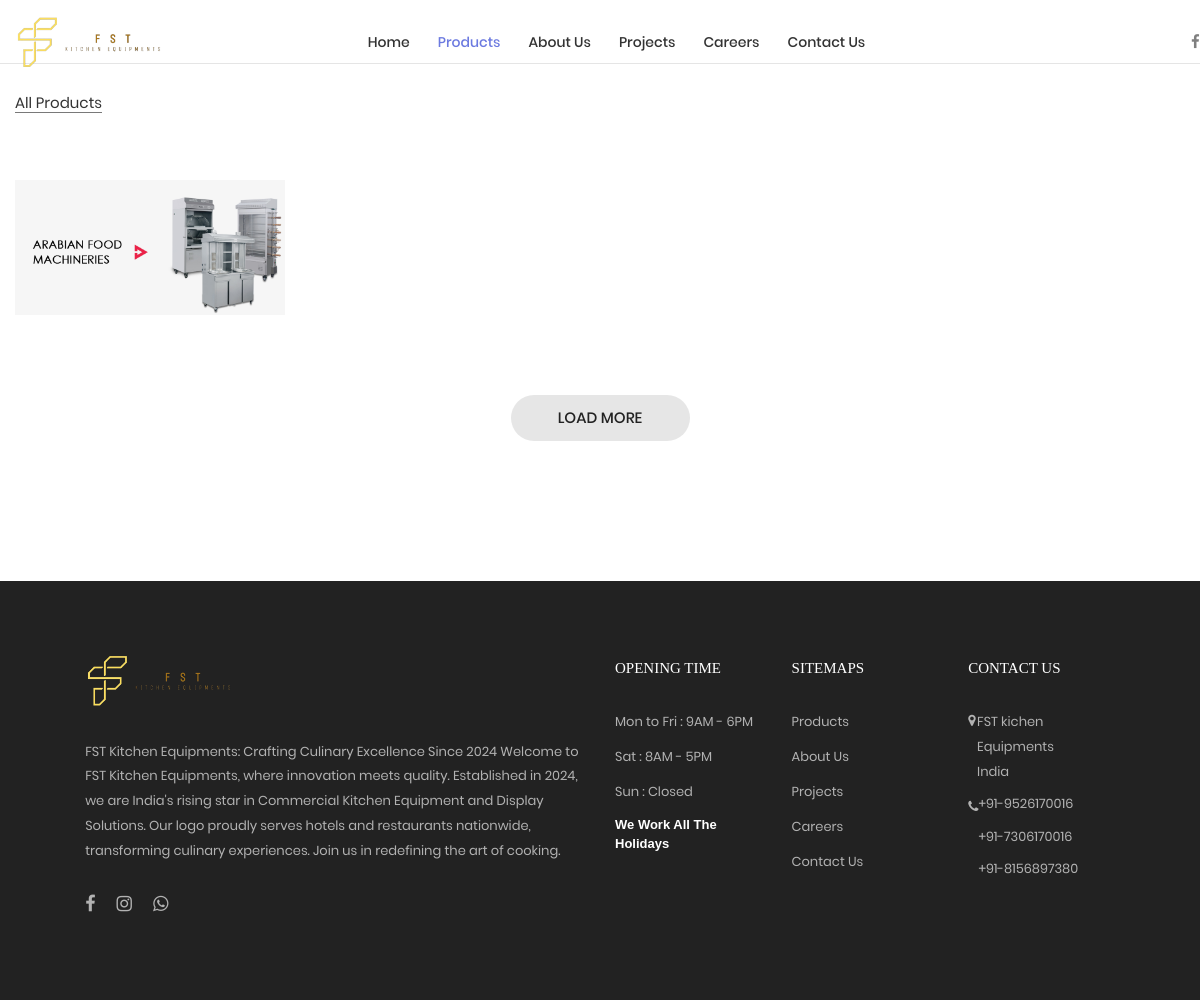
The app's page /category/, older data.
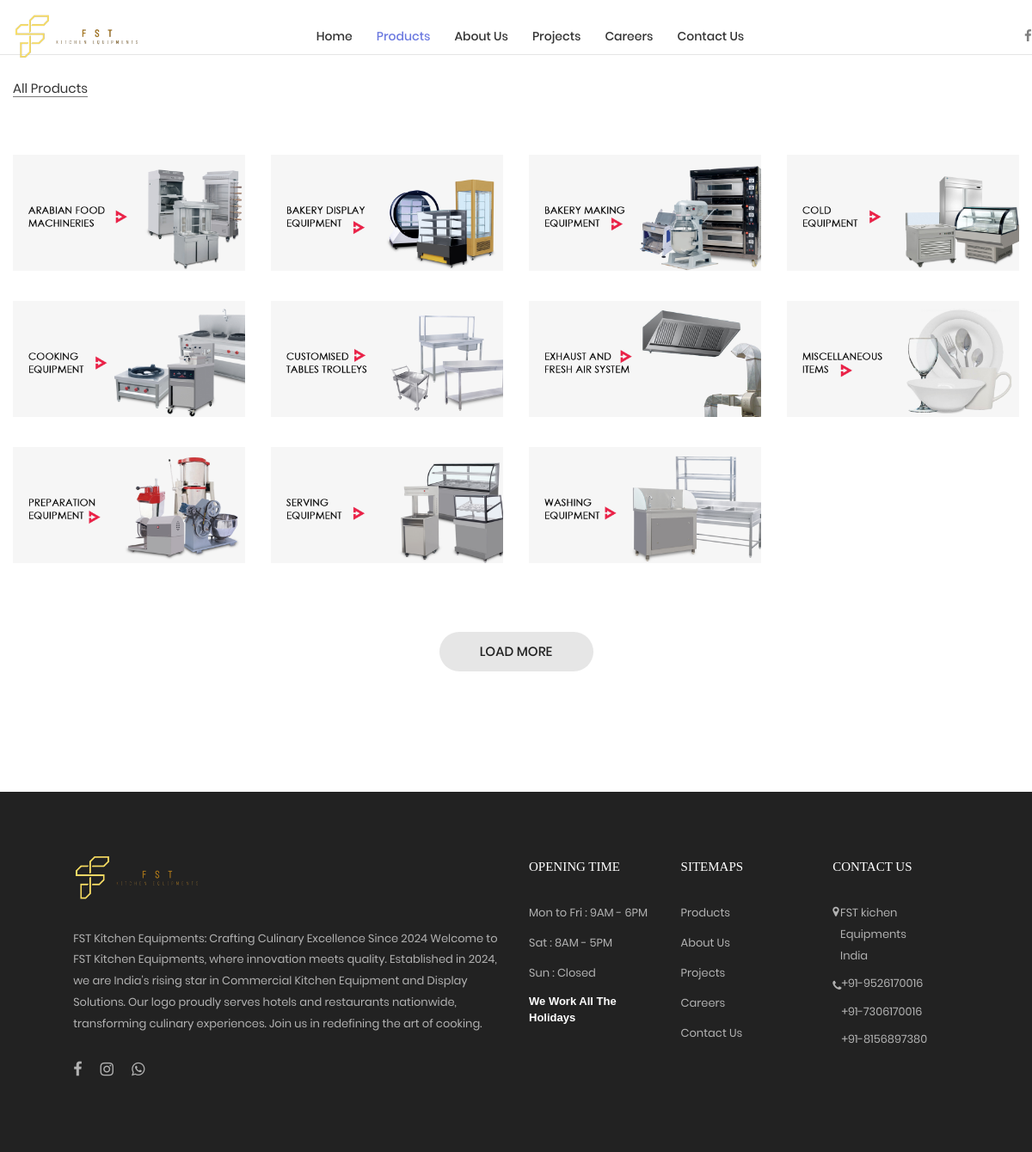
The same page, newer data.
### dashboard/models.py (models this page shows, shortened)
class Categories(models.Model):
    image = models.ImageField(upload_to='category/')
    name = models.CharField(max_length=150,null=True,blank=True)
    cropped_image = ImageSpecField(source='image',processors=[ResizeToFill(864, 432)],format='JPEG',options={'quality': 100})
    created_at = models.DateTimeField(auto_now_add=True)

### userside/views.py (the view)
# urls.py: path('category/', Category_List.as_view(), name='Category_List'),
class Category_List(ListView):
    template_name = 'user/category/category_list.html'
    context_object_name = 'data_list'
    def get_queryset(self):
        category_data = Categories.objects.all().order_by('name')
        return {'category_data' : category_data}

### templates/user/category/category_list.html (shortened to what this page needs)
{% extends "user/base.html" %}
{% load static %}
{% block body %}
<div style="height: 6%;" class="space-div">
</div>
<hr class="horizontal-line">
	<div class="bg0 m-t-23 p-b-140" style="margin-top: 10px;">
		<div class="container">
			<div class="flex-w flex-sb-m p-b-52">
				<div class="flex-w flex-l-m filter-tope-group m-tb-10">
					<a href='{%url 'Product_List' %}' class="stext-106 cl6 hov1 bor3 trans-04 m-r-32 m-tb-5 how-active1" data-filter="*">
						All Products
					</a>
				</div>
			</div>
			<div class="row isotope-grid search-results">
			{% for category in data_list.category_data %}
			<div class="col-sm-6 col-md-4 col-lg-3 p-b-35 isotope-item women">
				<div class="block2">
					<div class="block2-pic hov-img0">
						<img src="{{category.image.url}}" alt="IMG-PRODUCT">
					</div>
				</div>
			</div>
			{% endfor %}
		</div>
			<div class="flex-c-m flex-w w-full p-t-45">
				<a href="#" class="flex-c-m stext-101 cl5 size-103 bg2 bor1 hov-btn1 p-lr-15 trans-04">
					Load More
				</a>
			</div>
		</div>
	</div>
{% endblock %}

Row changes from the older to the newer data that the page shows:
added Categories: image (picture)
added Categories: image (picture)
added Categories: image (picture)
added Categories: image (picture)
added Categories: image (picture)
added Categories: image (picture)
added Categories: image (picture)
added Categories: image (picture)
added Categories: image (picture)
added Categories: image (picture)
